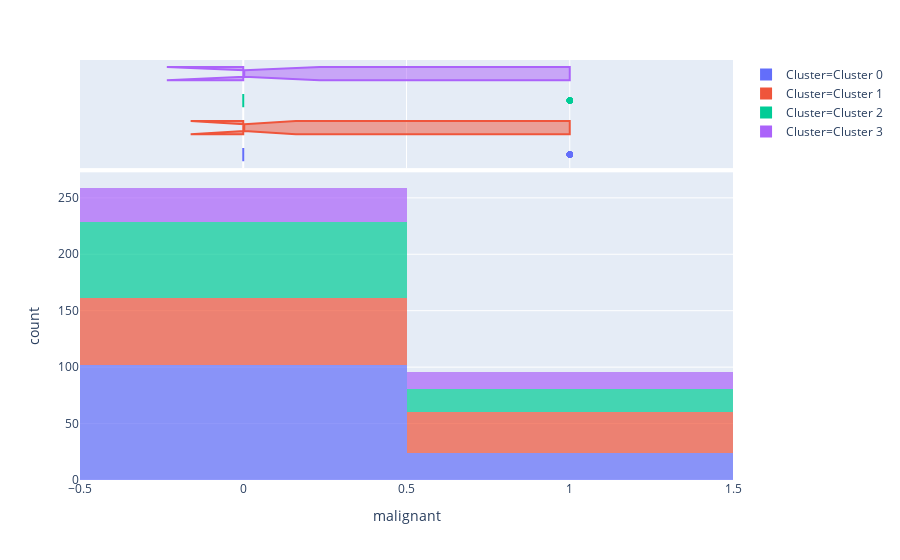

The notebook cell saved with this chart:
### Code cell
plot_model(kmeans, plot = 'distribution', feature = 'malignant')

### Figure 1 — Plotly figure (JSON) as saved in the notebook; plotly's stock layout.template omitted (floating-point values rounded to 4 significant figures; data arrays with more than 128 entries replaced by an {"elided": "..."} marker saying what was removed)
{"data": [{"alignmentgroup": "True", "bingroup": "x", "hoverlabel": {"namelength": 0}, "hovertemplate": "Cluster=Cluster 0<br>malignant=%{x}<br>count=%{y}", "legendgroup": "Cluster=Cluster 0", "marker": {"color": "#636efa", "opacity": 0.7}, "name": "Cluster=Cluster 0", "offsetgroup": "Cluster=Cluster 0", "orientation": "v", "showlegend": true, "type": "histogram", "x": [0, 0, 0, 0, 0, 0, 0, 0, 0, 0, 0, 0, 0, 0, 0, 0, 0, 0, 0, 0, 0, 1, 1, 0, 0, 0, 0, 0, 0, 0, 0, 1, 1, 0, 0, 0, 0, 0, 0, 0, 0, 0, 0, 0, 0, 0, 0, 0, 0, 0, 0, 0, 0, 0, 0, 0, 0, 0, 0, 0, 0, 0, 0, 1, 0, 0, 0, 0, 0, 0, 1, 0, 0, 0, 1, 1, 0, 0, 1, 0, 0, 0, 0, 0, 0, 0, 1, 0, 1, 0, 0, 0, 1, 1, 0, 1, 0, 0, 1, 0, 0, 1, 0, 0, 0, 1, 0, 1, 0, 0, 0, 0, 1, 0, 0, 0, 1, 1, 0, 0, 1, 0, 0, 1, 0, 1], "xaxis": "x", "yaxis": "y"}, {"alignmentgroup": "True", "customdata": {"elided": "126x45 mixed values"}, "hoverlabel": {"namelength": 0}, "hovertemplate": "Cluster=%{customdata[44]}<br>malignant=%{customdata[0]}<br>bilateral=%{customdata[1]}<br>age=%{customdata[2]}<br>month=%{customdata[3]}<br>height=%{customdata[4]}<br>weight=%{customdata[5]}<br>bmi=%{customdata[6]}<br>diabetes=%{customdata[7]}<br>hypertension=%{customdata[8]}<br>surgery=%{customdata[9]}<br>smoking=%{customdata[10]}<br>family=%{customdata[11]}<br>menarche=%{customdata[12]}<br>mensperiod=%{customdata[13]}<br>menopause=%{customdata[14]}<br>menregular=%{customdata[15]}<br>miscarriage=%{customdata[16]}<br>pregnancy=%{customdata[17]}<br>childbearing=%{customdata[18]}<br>disnature=%{customdata[19]}<br>dischange=%{customdata[20]}<br>disnumber=%{customdata[21]}<br>intraductalmass=%{customdata[22]}<br>position=%{customdata[23]}<br>distance=%{customdata[24]}<br>shape=%{customdata[25]}<br>surface=%{customdata[26]}<br>status=%{customdata[27]}<br>quantity=%{customdata[28]}<br>distribution=%{customdata[29]}<br>retraction=%{customdata[30]}<br>appearance=%{customdata[31]}<br>ductectasia=%{customdata[32]}<br>numintramass=%{customdata[33]}<br>numcysmass=%{customdata[34]}<br>nummass=%{customdata[35]}<br>ussize=%{customdata[36]}<br>usposition=%{customdata[37]}<br>usdistance=%{customdata[38]}<br>usshape=%{customdata[39]}<br>usboundary=%{customdata[40]}<br>bloodflow=%{customdata[41]}<br>calcification=%{customdata[42]}<br>birads=%{customdata[43]}", "legendgroup": "Cluster=Cluster 0", "marker": {"color": "#636efa"}, "name": "Cluster=Cluster 0", "notched": true, "offsetgroup": "Cluster=Cluster 0", "showlegend": false, "type": "box", "x": [0, 0, 0, 0, 0, 0, 0, 0, 0, 0, 0, 0, 0, 0, 0, 0, 0, 0, 0, 0, 0, 1, 1, 0, 0, 0, 0, 0, 0, 0, 0, 1, 1, 0, 0, 0, 0, 0, 0, 0, 0, 0, 0, 0, 0, 0, 0, 0, 0, 0, 0, 0, 0, 0, 0, 0, 0, 0, 0, 0, 0, 0, 0, 1, 0, 0, 0, 0, 0, 0, 1, 0, 0, 0, 1, 1, 0, 0, 1, 0, 0, 0, 0, 0, 0, 0, 1, 0, 1, 0, 0, 0, 1, 1, 0, 1, 0, 0, 1, 0, 0, 1, 0, 0, 0, 1, 0, 1, 0, 0, 0, 0, 1, 0, 0, 0, 1, 1, 0, 0, 1, 0, 0, 1, 0, 1], "xaxis": "x2", "yaxis": "y2"}, {"alignmentgroup": "True", "bingroup": "x", "hoverlabel": {"namelength": 0}, "hovertemplate": "Cluster=Cluster 1<br>malignant=%{x}<br>count=%{y}", "legendgroup": "Cluster=Cluster 1", "marker": {"color": "#EF553B", "opacity": 0.7}, "name": "Cluster=Cluster 1", "offsetgroup": "Cluster=Cluster 1", "orientation": "v", "showlegend": true, "type": "histogram", "x": [0, 1, 0, 0, 0, 0, 0, 0, 0, 0, 0, 0, 0, 0, 0, 0, 0, 0, 0, 0, 0, 0, 0, 0, 0, 0, 0, 0, 0, 0, 0, 0, 0, 0, 0, 0, 0, 0, 0, 0, 0, 0, 1, 0, 0, 1, 1, 0, 0, 1, 0, 1, 1, 1, 1, 0, 0, 1, 1, 1, 1, 1, 1, 1, 1, 1, 1, 1, 1, 0, 1, 1, 1, 0, 0, 0, 1, 1, 0, 1, 0, 1, 0, 1, 0, 1, 1, 1, 1, 1, 0, 0, 1, 1, 0], "xaxis": "x", "yaxis": "y"}, {"alignmentgroup": "True", "customdata": {"elided": "95x45 mixed values"}, "hoverlabel": {"namelength": 0}, "hovertemplate": "Cluster=%{customdata[44]}<br>malignant=%{customdata[0]}<br>bilateral=%{customdata[1]}<br>age=%{customdata[2]}<br>month=%{customdata[3]}<br>height=%{customdata[4]}<br>weight=%{customdata[5]}<br>bmi=%{customdata[6]}<br>diabetes=%{customdata[7]}<br>hypertension=%{customdata[8]}<br>surgery=%{customdata[9]}<br>smoking=%{customdata[10]}<br>family=%{customdata[11]}<br>menarche=%{customdata[12]}<br>mensperiod=%{customdata[13]}<br>menopause=%{customdata[14]}<br>menregular=%{customdata[15]}<br>miscarriage=%{customdata[16]}<br>pregnancy=%{customdata[17]}<br>childbearing=%{customdata[18]}<br>disnature=%{customdata[19]}<br>dischange=%{customdata[20]}<br>disnumber=%{customdata[21]}<br>intraductalmass=%{customdata[22]}<br>position=%{customdata[23]}<br>distance=%{customdata[24]}<br>shape=%{customdata[25]}<br>surface=%{customdata[26]}<br>status=%{customdata[27]}<br>quantity=%{customdata[28]}<br>distribution=%{customdata[29]}<br>retraction=%{customdata[30]}<br>appearance=%{customdata[31]}<br>ductectasia=%{customdata[32]}<br>numintramass=%{customdata[33]}<br>numcysmass=%{customdata[34]}<br>nummass=%{customdata[35]}<br>ussize=%{customdata[36]}<br>usposition=%{customdata[37]}<br>usdistance=%{customdata[38]}<br>usshape=%{customdata[39]}<br>usboundary=%{customdata[40]}<br>bloodflow=%{customdata[41]}<br>calcification=%{customdata[42]}<br>birads=%{customdata[43]}", "legendgroup": "Cluster=Cluster 1", "marker": {"color": "#EF553B"}, "name": "Cluster=Cluster 1", "notched": true, "offsetgroup": "Cluster=Cluster 1", "showlegend": false, "type": "box", "x": [0, 1, 0, 0, 0, 0, 0, 0, 0, 0, 0, 0, 0, 0, 0, 0, 0, 0, 0, 0, 0, 0, 0, 0, 0, 0, 0, 0, 0, 0, 0, 0, 0, 0, 0, 0, 0, 0, 0, 0, 0, 0, 1, 0, 0, 1, 1, 0, 0, 1, 0, 1, 1, 1, 1, 0, 0, 1, 1, 1, 1, 1, 1, 1, 1, 1, 1, 1, 1, 0, 1, 1, 1, 0, 0, 0, 1, 1, 0, 1, 0, 1, 0, 1, 0, 1, 1, 1, 1, 1, 0, 0, 1, 1, 0], "xaxis": "x2", "yaxis": "y2"}, {"alignmentgroup": "True", "bingroup": "x", "hoverlabel": {"namelength": 0}, "hovertemplate": "Cluster=Cluster 2<br>malignant=%{x}<br>count=%{y}", "legendgroup": "Cluster=Cluster 2", "marker": {"color": "#00cc96", "opacity": 0.7}, "name": "Cluster=Cluster 2", "offsetgroup": "Cluster=Cluster 2", "orientation": "v", "showlegend": true, "type": "histogram", "x": [0, 0, 1, 0, 1, 1, 0, 0, 0, 1, 0, 1, 0, 0, 0, 0, 1, 0, 1, 1, 1, 1, 1, 1, 0, 1, 1, 0, 1, 1, 0, 0, 1, 1, 1, 0, 0, 0, 0, 0, 0, 0, 0, 0, 0, 0, 0, 0, 0, 0, 0, 0, 0, 0, 0, 0, 0, 0, 0, 0, 0, 0, 0, 0, 0, 0, 0, 0, 0, 0, 1, 0, 0, 0, 0, 0, 0, 0, 1, 0, 0, 0, 0, 0, 0, 0, 0, 0, 0], "xaxis": "x", "yaxis": "y"}, {"alignmentgroup": "True", "customdata": {"elided": "89x45 mixed values"}, "hoverlabel": {"namelength": 0}, "hovertemplate": "Cluster=%{customdata[44]}<br>malignant=%{customdata[0]}<br>bilateral=%{customdata[1]}<br>age=%{customdata[2]}<br>month=%{customdata[3]}<br>height=%{customdata[4]}<br>weight=%{customdata[5]}<br>bmi=%{customdata[6]}<br>diabetes=%{customdata[7]}<br>hypertension=%{customdata[8]}<br>surgery=%{customdata[9]}<br>smoking=%{customdata[10]}<br>family=%{customdata[11]}<br>menarche=%{customdata[12]}<br>mensperiod=%{customdata[13]}<br>menopause=%{customdata[14]}<br>menregular=%{customdata[15]}<br>miscarriage=%{customdata[16]}<br>pregnancy=%{customdata[17]}<br>childbearing=%{customdata[18]}<br>disnature=%{customdata[19]}<br>dischange=%{customdata[20]}<br>disnumber=%{customdata[21]}<br>intraductalmass=%{customdata[22]}<br>position=%{customdata[23]}<br>distance=%{customdata[24]}<br>shape=%{customdata[25]}<br>surface=%{customdata[26]}<br>status=%{customdata[27]}<br>quantity=%{customdata[28]}<br>distribution=%{customdata[29]}<br>retraction=%{customdata[30]}<br>appearance=%{customdata[31]}<br>ductectasia=%{customdata[32]}<br>numintramass=%{customdata[33]}<br>numcysmass=%{customdata[34]}<br>nummass=%{customdata[35]}<br>ussize=%{customdata[36]}<br>usposition=%{customdata[37]}<br>usdistance=%{customdata[38]}<br>usshape=%{customdata[39]}<br>usboundary=%{customdata[40]}<br>bloodflow=%{customdata[41]}<br>calcification=%{customdata[42]}<br>birads=%{customdata[43]}", "legendgroup": "Cluster=Cluster 2", "marker": {"color": "#00cc96"}, "name": "Cluster=Cluster 2", "notched": true, "offsetgroup": "Cluster=Cluster 2", "showlegend": false, "type": "box", "x": [0, 0, 1, 0, 1, 1, 0, 0, 0, 1, 0, 1, 0, 0, 0, 0, 1, 0, 1, 1, 1, 1, 1, 1, 0, 1, 1, 0, 1, 1, 0, 0, 1, 1, 1, 0, 0, 0, 0, 0, 0, 0, 0, 0, 0, 0, 0, 0, 0, 0, 0, 0, 0, 0, 0, 0, 0, 0, 0, 0, 0, 0, 0, 0, 0, 0, 0, 0, 0, 0, 1, 0, 0, 0, 0, 0, 0, 0, 1, 0, 0, 0, 0, 0, 0, 0, 0, 0, 0], "xaxis": "x2", "yaxis": "y2"}, {"alignmentgroup": "True", "bingroup": "x", "hoverlabel": {"namelength": 0}, "hovertemplate": "Cluster=Cluster 3<br>malignant=%{x}<br>count=%{y}", "legendgroup": "Cluster=Cluster 3", "marker": {"color": "#ab63fa", "opacity": 0.7}, "name": "Cluster=Cluster 3", "offsetgroup": "Cluster=Cluster 3", "orientation": "v", "showlegend": true, "type": "histogram", "x": [0, 0, 0, 0, 0, 1, 0, 0, 1, 0, 0, 1, 0, 1, 0, 0, 0, 1, 0, 0, 0, 1, 0, 0, 1, 1, 0, 1, 1, 0, 0, 0, 1, 0, 0, 1, 0, 0, 0, 0, 1, 1, 0, 1, 0], "xaxis": "x", "yaxis": "y"}, {"alignmentgroup": "True", "customdata": {"elided": "45x45 mixed values"}, "hoverlabel": {"namelength": 0}, "hovertemplate": "Cluster=%{customdata[44]}<br>malignant=%{customdata[0]}<br>bilateral=%{customdata[1]}<br>age=%{customdata[2]}<br>month=%{customdata[3]}<br>height=%{customdata[4]}<br>weight=%{customdata[5]}<br>bmi=%{customdata[6]}<br>diabetes=%{customdata[7]}<br>hypertension=%{customdata[8]}<br>surgery=%{customdata[9]}<br>smoking=%{customdata[10]}<br>family=%{customdata[11]}<br>menarche=%{customdata[12]}<br>mensperiod=%{customdata[13]}<br>menopause=%{customdata[14]}<br>menregular=%{customdata[15]}<br>miscarriage=%{customdata[16]}<br>pregnancy=%{customdata[17]}<br>childbearing=%{customdata[18]}<br>disnature=%{customdata[19]}<br>dischange=%{customdata[20]}<br>disnumber=%{customdata[21]}<br>intraductalmass=%{customdata[22]}<br>position=%{customdata[23]}<br>distance=%{customdata[24]}<br>shape=%{customdata[25]}<br>surface=%{customdata[26]}<br>status=%{customdata[27]}<br>quantity=%{customdata[28]}<br>distribution=%{customdata[29]}<br>retraction=%{customdata[30]}<br>appearance=%{customdata[31]}<br>ductectasia=%{customdata[32]}<br>numintramass=%{customdata[33]}<br>numcysmass=%{customdata[34]}<br>nummass=%{customdata[35]}<br>ussize=%{customdata[36]}<br>usposition=%{customdata[37]}<br>usdistance=%{customdata[38]}<br>usshape=%{customdata[39]}<br>usboundary=%{customdata[40]}<br>bloodflow=%{customdata[41]}<br>calcification=%{customdata[42]}<br>birads=%{customdata[43]}", "legendgroup": "Cluster=Cluster 3", "marker": {"color": "#ab63fa"}, "name": "Cluster=Cluster 3", "notched": true, "offsetgroup": "Cluster=Cluster 3", "showlegend": false, "type": "box", "x": [0, 0, 0, 0, 0, 1, 0, 0, 1, 0, 0, 1, 0, 1, 0, 0, 0, 1, 0, 0, 0, 1, 0, 0, 1, 1, 0, 1, 1, 0, 0, 0, 1, 0, 0, 1, 0, 0, 0, 0, 1, 1, 0, 1, 0], "xaxis": "x2", "yaxis": "y2"}], "layout": {"barmode": "relative", "legend": {"tracegroupgap": 0}, "margin": {"t": 60}, "xaxis": {"anchor": "y", "domain": [0, 1], "title": {"text": "malignant"}}, "xaxis2": {"anchor": "y2", "domain": [0, 1], "matches": "x", "showgrid": true, "showticklabels": false}, "yaxis": {"anchor": "x", "domain": [0, 0.7326], "title": {"text": "count"}}, "yaxis2": {"anchor": "x2", "domain": [0.7426, 1], "matches": "y2", "showgrid": false, "showline": false, "showticklabels": false, "ticks": ""}}}
